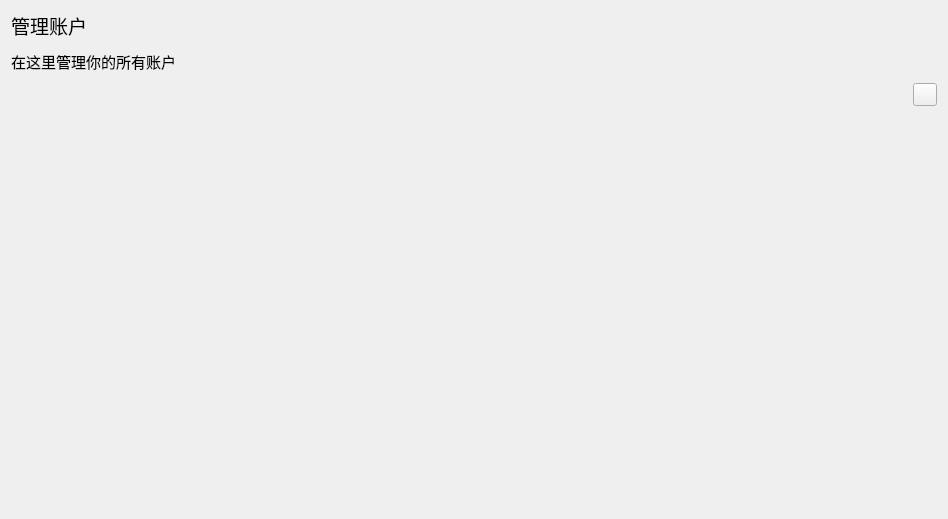
<?xml version="1.0" encoding="UTF-8"?>
<ui version="4.0">
 <class>Form</class>
 <widget class="QWidget" name="Form">
  <property name="geometry">
   <rect>
    <x>0</x>
    <y>0</y>
    <width>948</width>
    <height>519</height>
   </rect>
  </property>
  <property name="windowTitle">
   <string>Form</string>
  </property>
  <layout class="QVBoxLayout" name="verticalLayout_2">
   <item>
    <layout class="QVBoxLayout" name="verticalLayout" stretch="2,1,3,30">
     <property name="spacing">
      <number>10</number>
     </property>
     <item>
      <widget class="BodyLabel" name="BodyLabel">
       <property name="font">
        <font>
         <family>MiSans</family>
         <pointsize>14</pointsize>
         <bold>false</bold>
        </font>
       </property>
       <property name="text">
        <string>管理账户</string>
       </property>
      </widget>
     </item>
     <item>
      <widget class="CaptionLabel" name="CaptionLabel">
       <property name="font">
        <font>
         <family>Microsoft YaHei</family>
         <pointsize>11</pointsize>
         <bold>false</bold>
        </font>
       </property>
       <property name="text">
        <string>在这里管理你的所有账户</string>
       </property>
      </widget>
     </item>
     <item>
      <layout class="QHBoxLayout" name="horizontalLayout">
       <item>
        <widget class="SegmentedWidget" name="SegmentedWidget"/>
       </item>
       <item>
        <widget class="TransparentToolButton" name="TransparentToolButton"/>
       </item>
      </layout>
     </item>
     <item>
      <widget class="PopUpAniStackedWidget" name="PopUpAniStackedWidget">
       <widget class="QWidget" name="page"/>
      </widget>
     </item>
    </layout>
   </item>
  </layout>
 </widget>
 <customwidgets>
  <customwidget>
   <class>ToolButton</class>
   <extends>QToolButton</extends>
   <header>qfluentwidgets</header>
  </customwidget>
  <customwidget>
   <class>TransparentToolButton</class>
   <extends>ToolButton</extends>
   <header>qfluentwidgets</header>
  </customwidget>
  <customwidget>
   <class>PopUpAniStackedWidget</class>
   <extends>QStackedWidget</extends>
   <header>qfluentwidgets</header>
   <container>1</container>
  </customwidget>
  <customwidget>
   <class>CaptionLabel</class>
   <extends>QLabel</extends>
   <header>qfluentwidgets</header>
  </customwidget>
  <customwidget>
   <class>BodyLabel</class>
   <extends>QLabel</extends>
   <header>qfluentwidgets</header>
  </customwidget>
  <customwidget>
   <class>Pivot</class>
   <extends>QWidget</extends>
   <header>qfluentwidgets</header>
  </customwidget>
  <customwidget>
   <class>SegmentedWidget</class>
   <extends>Pivot</extends>
   <header>qfluentwidgets</header>
  </customwidget>
 </customwidgets>
 <resources/>
 <connections/>
</ui>
